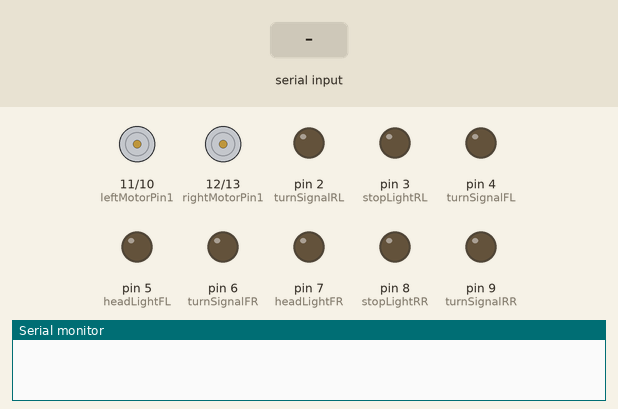
A sketch run on a simulated Arduino Uno, built with avr-gcc and run on an emulated ATmega328P. On the bench: motor-driver pin pairs drawn as motors (green arrow = first pin HIGH = forward, orange = second pin HIGH = backward, longer = more drive), output pins drawn as LEDs (lit = HIGH), the last lines printed to the serial monitor. The test bench sets the inputs (shaded band).

Above: at 1.2 s.
1.3 s: "F" received over Serial
At 1.8 s:
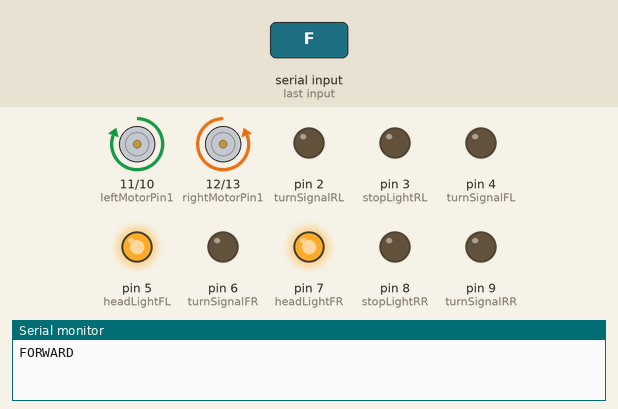
2.8 s: "R" received over Serial
At 4.0 s:
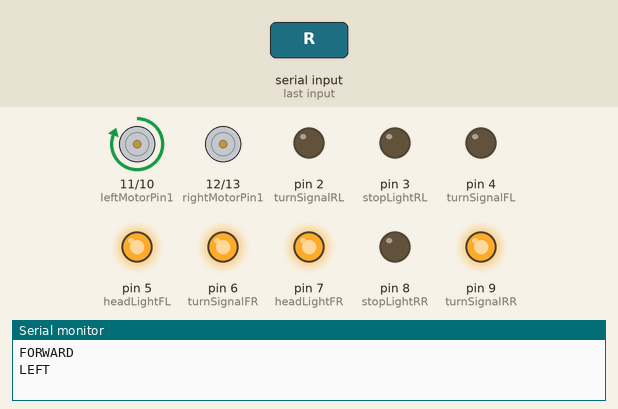
4.3 s: "S" received over Serial
At 5.3 s:
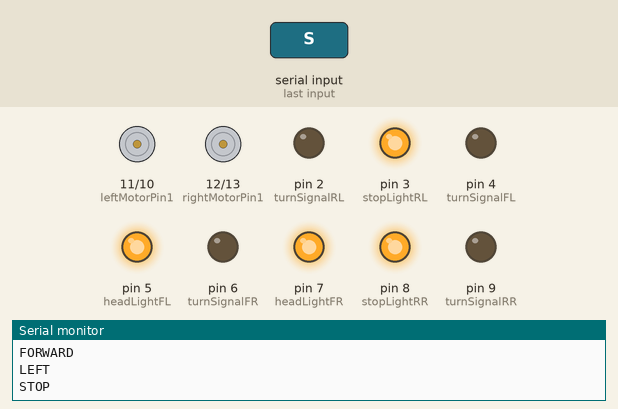
5.8 s: "L" received over Serial
At 6.4 s:
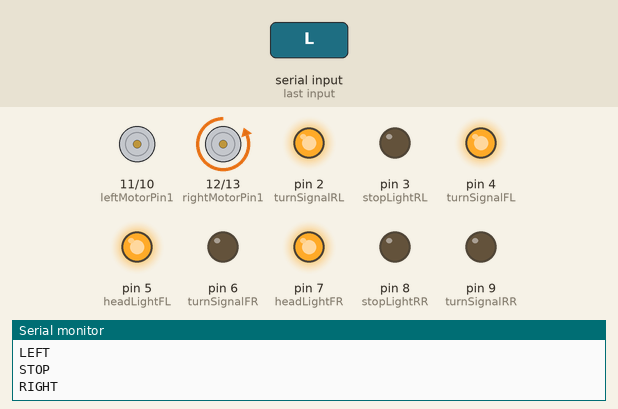
7.3 s: "B" received over Serial
At 8.8 s:
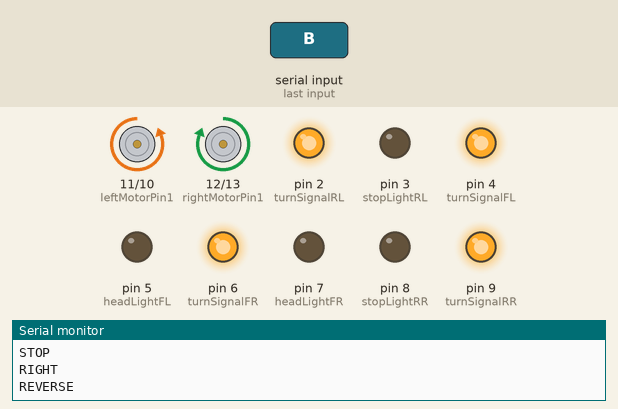
Timing chart, 0 to 9.8 s (numbered marks = the images above; inputs shaded):
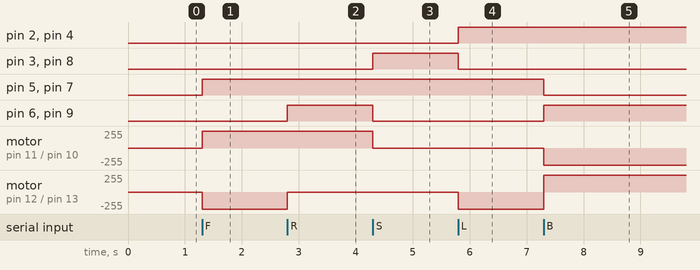

The sketch:

K.U.R.U.ino
```cpp
// Declaring variables for the motors:
byte leftMotorPin1 = 11;
byte leftMotorPin2 = 10;
byte rightMotorPin1 = 12;
byte rightMotorPin2 = 13;

// Declaring variables for the turn signals:
byte turnSignalFL = 4;
byte turnSignalFR = 6;
byte turnSignalRL = 2;
byte turnSignalRR = 9;

// Declaring variables for the stop lights:
byte stopLightRL = 3;
byte stopLightRR = 8;

// Declaring variables for the head lights:
byte headLightFL = 5;
byte headLightFR = 7;

int state;
byte flag=0;
byte stateStop=0;

void setup()
{
    // Setting up the motor pins as outputs:
    pinMode(leftMotorPin1, OUTPUT);
    pinMode(leftMotorPin2, OUTPUT);
    pinMode(rightMotorPin1, OUTPUT);
    pinMode(rightMotorPin2, OUTPUT);

    // Setting up the turn signal pins as outputs:
    pinMode(turnSignalFL, OUTPUT);
    pinMode(turnSignalFR, OUTPUT);
    pinMode(turnSignalRL, OUTPUT);
    pinMode(turnSignalRR, OUTPUT);

    // Setting up the stop light pins as outputs:
    pinMode(stopLightRL, OUTPUT);
    pinMode(stopLightRR, OUTPUT);

    // Setting up the head light pins as outputs:
    pinMode(headLightFL, OUTPUT);
    pinMode(headLightFR, OUTPUT);

    // Initializing serial communication at 9600 bits per second:
    Serial.begin(9600);
}

void loop()
{
    // Beginning to read the serial input:
    if(Serial.available() > 0)
    {
      state = Serial.read();
      flag=0;
    }

     switch(state)
     {
      case 'F':
      digitalWrite(headLightFL, HIGH);
      digitalWrite(headLightFR, HIGH);
      digitalWrite(stopLightRL, LOW);
      digitalWrite(stopLightRR, LOW);
      digitalWrite(turnSignalFL, LOW);
      digitalWrite(turnSignalFR, LOW);
      digitalWrite(turnSignalRL, LOW);
      digitalWrite(turnSignalRR, LOW);

      digitalWrite(leftMotorPin1, HIGH);
      digitalWrite(leftMotorPin2, LOW);
      digitalWrite(rightMotorPin1, LOW);
      digitalWrite(rightMotorPin2, HIGH);
      if(flag == 0)
      {
        Serial.println("FORWARD");
        flag=1;
      }
      break;

      case 'R':
      digitalWrite(headLightFL, HIGH);
      digitalWrite(headLightFR, HIGH);
      digitalWrite(stopLightRL, LOW);
      digitalWrite(stopLightRR, LOW);
      digitalWrite(turnSignalFL, LOW);
      digitalWrite(turnSignalFR, HIGH);
      digitalWrite(turnSignalRL, LOW);
      digitalWrite(turnSignalRR, HIGH);

      digitalWrite(leftMotorPin1, HIGH);
      digitalWrite(leftMotorPin2, LOW);
      digitalWrite(rightMotorPin1, LOW);
      digitalWrite(rightMotorPin2, LOW);
      if(flag == 0)
      {
        Serial.println("LEFT");
        flag=1;
      }
      delay(1500);
      state=3;
      stateStop=1;
      break;

      case 'S':
      if(stateStop == 1)
      {
        digitalWrite(headLightFL, HIGH);
        digitalWrite(headLightFR, HIGH);
        digitalWrite(stopLightRL, HIGH);
        digitalWrite(stopLightRR, HIGH);
        digitalWrite(turnSignalFL, LOW);
        digitalWrite(turnSignalFR, LOW);
        digitalWrite(turnSignalRL, LOW);
        digitalWrite(turnSignalRR, LOW);

        digitalWrite(leftMotorPin1, LOW);
        digitalWrite(leftMotorPin2, LOW);
        digitalWrite(rightMotorPin1, LOW);
        digitalWrite(rightMotorPin2, LOW);
        if(flag == 0)
        {
          Serial.println("STOP");
          flag=1;
        }
        stateStop=0;
      }
      break;

      case 'L':
      digitalWrite(headLightFL, HIGH);
      digitalWrite(headLightFR, HIGH);
      digitalWrite(stopLightRL, LOW);
      digitalWrite(stopLightRR, LOW);
      digitalWrite(turnSignalFL, HIGH);
      digitalWrite(turnSignalFR, LOW);
      digitalWrite(turnSignalRL, HIGH);
      digitalWrite(turnSignalRR, LOW);

      digitalWrite(leftMotorPin1, LOW);
      digitalWrite(leftMotorPin2, LOW);
      digitalWrite(rightMotorPin1, LOW);
      digitalWrite(rightMotorPin2, HIGH);
      if(flag == 0)
      {
        Serial.println("RIGHT");
        flag=1;
      }
      delay(1500);
      state=3;
      stateStop=1;
      break;

      case 'B':
      digitalWrite(headLightFL, LOW);
      digitalWrite(headLightFR, LOW);
      digitalWrite(stopLightRL, LOW);
      digitalWrite(stopLightRR, LOW);
      digitalWrite(turnSignalFL, HIGH);
      digitalWrite(turnSignalFR, HIGH);
      digitalWrite(turnSignalRL, HIGH);
      digitalWrite(turnSignalRR, HIGH);

      digitalWrite(leftMotorPin1, LOW);
      digitalWrite(leftMotorPin2, HIGH);
      digitalWrite(rightMotorPin1, HIGH);
      digitalWrite(rightMotorPin2, LOW);
      if(flag == 0)
      {
        Serial.println("REVERSE");
        flag=1;
      }
      break;
     }
}
```

Measured:
- after the input at 1.3 s, pin 5 (headLightFL), pin 7 (headLightFR): LOW → HIGH at once; motor on pin 11 (leftMotorPin1) / pin 10 (leftMotorPin2): stopped → forward 255/255 at once; motor on pin 12 (rightMotorPin1) / pin 13 (rightMotorPin2): stopped → backward 255/255 at once
- after the input at 2.8 s, pin 6 (turnSignalFR), pin 9 (turnSignalRR): LOW → HIGH at once; motor on pin 12 (rightMotorPin1) / pin 13 (rightMotorPin2): backward 255/255 → stopped at once
- after the input at 4.3 s, pin 3 (stopLightRL), pin 8 (stopLightRR): LOW → HIGH at once; pin 6 (turnSignalFR), pin 9 (turnSignalRR): HIGH → LOW at once; motor on pin 11 (leftMotorPin1) / pin 10 (leftMotorPin2): forward 255/255 → stopped at once
- after the input at 5.8 s, pin 2 (turnSignalRL), pin 4 (turnSignalFL): LOW → HIGH at once; pin 3 (stopLightRL), pin 8 (stopLightRR): HIGH → LOW at once; motor on pin 12 (rightMotorPin1) / pin 13 (rightMotorPin2): stopped → backward 255/255 at once
- after the input at 7.3 s, pin 5 (headLightFL), pin 7 (headLightFR): HIGH → LOW at once; pin 6 (turnSignalFR), pin 9 (turnSignalRR): LOW → HIGH at once; motor on pin 11 (leftMotorPin1) / pin 10 (leftMotorPin2): stopped → backward 255/255 at once; motor on pin 12 (rightMotorPin1) / pin 13 (rightMotorPin2): backward 255/255 → forward 255/255 at once
